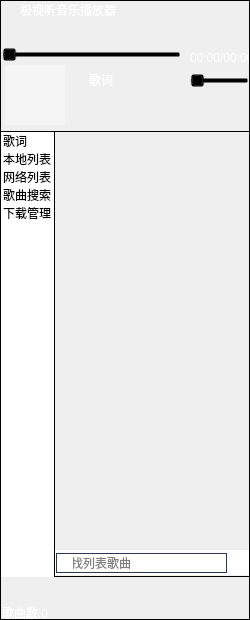
<?xml version="1.0" encoding="UTF-8"?>
<ui version="4.0">
 <class>MyMainDlg</class>
 <widget class="QDialog" name="MyMainDlg">
  <property name="geometry">
   <rect>
    <x>0</x>
    <y>0</y>
    <width>250</width>
    <height>620</height>
   </rect>
  </property>
  <property name="minimumSize">
   <size>
    <width>250</width>
    <height>620</height>
   </size>
  </property>
  <property name="maximumSize">
   <size>
    <width>250</width>
    <height>620</height>
   </size>
  </property>
  <property name="windowTitle">
   <string>MyMainDlg</string>
  </property>
  <widget class="QPushButton" name="pushButton_next">
   <property name="geometry">
    <rect>
     <x>200</x>
     <y>91</y>
     <width>32</width>
     <height>32</height>
    </rect>
   </property>
   <property name="cursor">
    <cursorShape>PointingHandCursor</cursorShape>
   </property>
   <property name="toolTip">
    <string>下一曲</string>
   </property>
   <property name="styleSheet">
    <string notr="true">border-image: url(:/next_hover.png);
border-image: url(:/next_unhover.png);</string>
   </property>
   <property name="text">
    <string/>
   </property>
   <property name="flat">
    <bool>true</bool>
   </property>
  </widget>
  <widget class="QSlider" name="horizontalSlider_vol">
   <property name="geometry">
    <rect>
     <x>190</x>
     <y>70</y>
     <width>59</width>
     <height>21</height>
    </rect>
   </property>
   <property name="styleSheet">
    <string notr="true">background:transparent;</string>
   </property>
   <property name="pageStep">
    <number>10</number>
   </property>
   <property name="tracking">
    <bool>false</bool>
   </property>
   <property name="orientation">
    <enum>Qt::Horizontal</enum>
   </property>
   <property name="invertedControls">
    <bool>false</bool>
   </property>
  </widget>
  <widget class="QPushButton" name="pushButton_backward">
   <property name="geometry">
    <rect>
     <x>70</x>
     <y>91</y>
     <width>32</width>
     <height>32</height>
    </rect>
   </property>
   <property name="cursor">
    <cursorShape>PointingHandCursor</cursorShape>
   </property>
   <property name="toolTip">
    <string>上一曲</string>
   </property>
   <property name="styleSheet">
    <string notr="true">border-image: url(:/prev_hover.png);
border-image: url(:/prev_unhover.png);</string>
   </property>
   <property name="text">
    <string/>
   </property>
   <property name="flat">
    <bool>true</bool>
   </property>
  </widget>
  <widget class="QLabel" name="label_playtime">
   <property name="geometry">
    <rect>
     <x>190</x>
     <y>50</y>
     <width>61</width>
     <height>16</height>
    </rect>
   </property>
   <property name="styleSheet">
    <string notr="true">font: 8pt &quot;微软雅黑&quot;;
color: rgb(255, 255, 255);
background:transparent;</string>
   </property>
   <property name="text">
    <string>00:00/00:00</string>
   </property>
  </widget>
  <widget class="Line" name="line_2">
   <property name="geometry">
    <rect>
     <x>0</x>
     <y>130</y>
     <width>250</width>
     <height>2</height>
    </rect>
   </property>
   <property name="styleSheet">
    <string notr="true">background:transparent;</string>
   </property>
   <property name="frameShadow">
    <enum>QFrame::Plain</enum>
   </property>
   <property name="orientation">
    <enum>Qt::Horizontal</enum>
   </property>
  </widget>
  <widget class="Line" name="line_borderright">
   <property name="geometry">
    <rect>
     <x>249</x>
     <y>0</y>
     <width>1</width>
     <height>620</height>
    </rect>
   </property>
   <property name="frameShadow">
    <enum>QFrame::Plain</enum>
   </property>
   <property name="lineWidth">
    <number>1</number>
   </property>
   <property name="orientation">
    <enum>Qt::Vertical</enum>
   </property>
  </widget>
  <widget class="QWidget" name="widget_search" native="true">
   <property name="geometry">
    <rect>
     <x>55</x>
     <y>550</y>
     <width>194</width>
     <height>25</height>
    </rect>
   </property>
   <property name="styleSheet">
    <string notr="true">background-color: rgb(255, 255, 255);</string>
   </property>
   <widget class="QLineEdit" name="lineEdit_search">
    <property name="geometry">
     <rect>
      <x>1</x>
      <y>3</y>
      <width>171</width>
      <height>20</height>
     </rect>
    </property>
    <property name="toolTip">
     <string/>
    </property>
    <property name="statusTip">
     <string/>
    </property>
    <property name="autoFillBackground">
     <bool>false</bool>
    </property>
    <property name="styleSheet">
     <string notr="true">border: 1px solid rgb(41, 57, 85);
background-color:transparent;</string>
    </property>
    <property name="inputMask">
     <string/>
    </property>
    <property name="text">
     <string/>
    </property>
    <property name="frame">
     <bool>true</bool>
    </property>
    <property name="placeholderText">
     <string>查找列表歌曲</string>
    </property>
   </widget>
   <widget class="QPushButton" name="pushButton_searchclose">
    <property name="geometry">
     <rect>
      <x>170</x>
      <y>5</y>
      <width>16</width>
      <height>16</height>
     </rect>
    </property>
    <property name="cursor">
     <cursorShape>PointingHandCursor</cursorShape>
    </property>
    <property name="styleSheet">
     <string notr="true">background:transparent;
border-image: url(:/image/searchclose.ico);</string>
    </property>
    <property name="text">
     <string/>
    </property>
    <property name="default">
     <bool>false</bool>
    </property>
    <property name="flat">
     <bool>true</bool>
    </property>
   </widget>
   <widget class="QLabel" name="label_search">
    <property name="geometry">
     <rect>
      <x>2</x>
      <y>5</y>
      <width>16</width>
      <height>16</height>
     </rect>
    </property>
    <property name="styleSheet">
     <string notr="true">border-image: url(:/image/search_16.ico);</string>
    </property>
    <property name="text">
     <string/>
    </property>
   </widget>
  </widget>
  <widget class="Line" name="line_6">
   <property name="geometry">
    <rect>
     <x>0</x>
     <y>619</y>
     <width>250</width>
     <height>1</height>
    </rect>
   </property>
   <property name="styleSheet">
    <string notr="true">background:transparent;</string>
   </property>
   <property name="frameShadow">
    <enum>QFrame::Plain</enum>
   </property>
   <property name="orientation">
    <enum>Qt::Horizontal</enum>
   </property>
  </widget>
  <widget class="QPushButton" name="pushButton_skinbox">
   <property name="geometry">
    <rect>
     <x>186</x>
     <y>1</y>
     <width>21</width>
     <height>21</height>
    </rect>
   </property>
   <property name="toolTip">
    <string>皮肤</string>
   </property>
   <property name="text">
    <string/>
   </property>
   <property name="flat">
    <bool>true</bool>
   </property>
  </widget>
  <widget class="QPushButton" name="pushButton_add">
   <property name="geometry">
    <rect>
     <x>60</x>
     <y>580</y>
     <width>30</width>
     <height>30</height>
    </rect>
   </property>
   <property name="cursor">
    <cursorShape>PointingHandCursor</cursorShape>
   </property>
   <property name="toolTip">
    <string>添加歌曲</string>
   </property>
   <property name="styleSheet">
    <string notr="true"/>
   </property>
   <property name="text">
    <string/>
   </property>
   <property name="autoDefault">
    <bool>true</bool>
   </property>
   <property name="default">
    <bool>true</bool>
   </property>
   <property name="flat">
    <bool>true</bool>
   </property>
  </widget>
  <widget class="Line" name="line_4">
   <property name="geometry">
    <rect>
     <x>53</x>
     <y>132</y>
     <width>2</width>
     <height>444</height>
    </rect>
   </property>
   <property name="styleSheet">
    <string notr="true">background:transparent;</string>
   </property>
   <property name="frameShadow">
    <enum>QFrame::Plain</enum>
   </property>
   <property name="orientation">
    <enum>Qt::Vertical</enum>
   </property>
  </widget>
  <widget class="QCheckBox" name="checkBox">
   <property name="geometry">
    <rect>
     <x>70</x>
     <y>72</y>
     <width>45</width>
     <height>15</height>
    </rect>
   </property>
   <property name="cursor">
    <cursorShape>PointingHandCursor</cursorShape>
   </property>
   <property name="styleSheet">
    <string notr="true">background:transparent;
color: rgb(255, 255, 255);
</string>
   </property>
   <property name="text">
    <string>歌词</string>
   </property>
  </widget>
  <widget class="QPushButton" name="pushButton_playmode">
   <property name="geometry">
    <rect>
     <x>210</x>
     <y>580</y>
     <width>30</width>
     <height>30</height>
    </rect>
   </property>
   <property name="cursor">
    <cursorShape>PointingHandCursor</cursorShape>
   </property>
   <property name="acceptDrops">
    <bool>false</bool>
   </property>
   <property name="toolTip">
    <string>播放模式</string>
   </property>
   <property name="text">
    <string/>
   </property>
   <property name="flat">
    <bool>true</bool>
   </property>
  </widget>
  <widget class="Line" name="line">
   <property name="geometry">
    <rect>
     <x>0</x>
     <y>575</y>
     <width>250</width>
     <height>2</height>
    </rect>
   </property>
   <property name="styleSheet">
    <string notr="true">background:transparent;</string>
   </property>
   <property name="frameShadow">
    <enum>QFrame::Plain</enum>
   </property>
   <property name="orientation">
    <enum>Qt::Horizontal</enum>
   </property>
  </widget>
  <widget class="QLabel" name="label_pic">
   <property name="geometry">
    <rect>
     <x>5</x>
     <y>65</y>
     <width>60</width>
     <height>60</height>
    </rect>
   </property>
   <property name="cursor">
    <cursorShape>PointingHandCursor</cursorShape>
   </property>
   <property name="styleSheet">
    <string notr="true">background-color: rgba(250, 250, 250, 150);
background-image: url(:/image/musichead.ico);</string>
   </property>
   <property name="text">
    <string/>
   </property>
   <property name="scaledContents">
    <bool>false</bool>
   </property>
  </widget>
  <widget class="QPushButton" name="pushButton_search">
   <property name="geometry">
    <rect>
     <x>110</x>
     <y>580</y>
     <width>30</width>
     <height>30</height>
    </rect>
   </property>
   <property name="cursor">
    <cursorShape>PointingHandCursor</cursorShape>
   </property>
   <property name="toolTip">
    <string>查找歌曲</string>
   </property>
   <property name="text">
    <string/>
   </property>
   <property name="autoDefault">
    <bool>true</bool>
   </property>
   <property name="flat">
    <bool>true</bool>
   </property>
  </widget>
  <widget class="QListWidget" name="listWidget_side">
   <property name="geometry">
    <rect>
     <x>0</x>
     <y>132</y>
     <width>54</width>
     <height>445</height>
    </rect>
   </property>
   <property name="focusPolicy">
    <enum>Qt::NoFocus</enum>
   </property>
   <property name="contextMenuPolicy">
    <enum>Qt::DefaultContextMenu</enum>
   </property>
   <property name="styleSheet">
    <string notr="true">backgroud:transparent;
</string>
   </property>
   <property name="frameShape">
    <enum>QFrame::NoFrame</enum>
   </property>
   <property name="frameShadow">
    <enum>QFrame::Plain</enum>
   </property>
   <property name="verticalScrollBarPolicy">
    <enum>Qt::ScrollBarAlwaysOff</enum>
   </property>
   <property name="horizontalScrollBarPolicy">
    <enum>Qt::ScrollBarAlwaysOff</enum>
   </property>
   <property name="selectionMode">
    <enum>QAbstractItemView::NoSelection</enum>
   </property>
   <property name="selectionBehavior">
    <enum>QAbstractItemView::SelectRows</enum>
   </property>
   <property name="movement">
    <enum>QListView::Static</enum>
   </property>
   <property name="flow">
    <enum>QListView::TopToBottom</enum>
   </property>
   <property name="isWrapping" stdset="0">
    <bool>false</bool>
   </property>
   <property name="resizeMode">
    <enum>QListView::Fixed</enum>
   </property>
   <property name="viewMode">
    <enum>QListView::ListMode</enum>
   </property>
   <property name="sortingEnabled">
    <bool>false</bool>
   </property>
   <item>
    <property name="text">
     <string>歌词</string>
    </property>
    <property name="icon">
     <iconset resource="resource.qrc">
      <normaloff>:/image/lyric.png</normaloff>:/image/lyric.png</iconset>
    </property>
   </item>
   <item>
    <property name="text">
     <string>本地列表</string>
    </property>
    <property name="font">
     <font>
      <family>微软雅黑</family>
      <pointsize>9</pointsize>
     </font>
    </property>
   </item>
   <item>
    <property name="text">
     <string>网络列表</string>
    </property>
    <property name="font">
     <font>
      <family>微软雅黑</family>
     </font>
    </property>
   </item>
   <item>
    <property name="text">
     <string>歌曲搜索</string>
    </property>
    <property name="font">
     <font>
      <family>微软雅黑</family>
     </font>
    </property>
   </item>
   <item>
    <property name="text">
     <string>下载管理</string>
    </property>
    <property name="font">
     <font>
      <family>微软雅黑</family>
     </font>
    </property>
   </item>
  </widget>
  <widget class="QSlider" name="horizontalSlider">
   <property name="geometry">
    <rect>
     <x>2</x>
     <y>45</y>
     <width>179</width>
     <height>20</height>
    </rect>
   </property>
   <property name="styleSheet">
    <string notr="true">background:transparent;</string>
   </property>
   <property name="orientation">
    <enum>Qt::Horizontal</enum>
   </property>
  </widget>
  <widget class="QPushButton" name="pushButton_exit">
   <property name="geometry">
    <rect>
     <x>228</x>
     <y>1</y>
     <width>21</width>
     <height>21</height>
    </rect>
   </property>
   <property name="autoFillBackground">
    <bool>false</bool>
   </property>
   <property name="text">
    <string/>
   </property>
   <property name="iconSize">
    <size>
     <width>24</width>
     <height>24</height>
    </size>
   </property>
   <property name="autoDefault">
    <bool>true</bool>
   </property>
   <property name="default">
    <bool>false</bool>
   </property>
   <property name="flat">
    <bool>true</bool>
   </property>
  </widget>
  <widget class="QPushButton" name="pushButton_playpause">
   <property name="geometry">
    <rect>
     <x>130</x>
     <y>87</y>
     <width>40</width>
     <height>40</height>
    </rect>
   </property>
   <property name="cursor">
    <cursorShape>PointingHandCursor</cursorShape>
   </property>
   <property name="focusPolicy">
    <enum>Qt::NoFocus</enum>
   </property>
   <property name="toolTip">
    <string>播放</string>
   </property>
   <property name="styleSheet">
    <string notr="true">border-image: url(:/pause_hover.png);
border-image: url(:/pause_unhover.png);
border-image: url(:/play_hover.png);
border-image: url(:/play_unhover.png);</string>
   </property>
   <property name="text">
    <string/>
   </property>
   <property name="iconSize">
    <size>
     <width>16</width>
     <height>16</height>
    </size>
   </property>
   <property name="flat">
    <bool>true</bool>
   </property>
  </widget>
  <widget class="Line" name="line_borderleft">
   <property name="geometry">
    <rect>
     <x>0</x>
     <y>0</y>
     <width>1</width>
     <height>620</height>
    </rect>
   </property>
   <property name="styleSheet">
    <string notr="true">background:transparent</string>
   </property>
   <property name="frameShadow">
    <enum>QFrame::Plain</enum>
   </property>
   <property name="lineWidth">
    <number>1</number>
   </property>
   <property name="orientation">
    <enum>Qt::Vertical</enum>
   </property>
  </widget>
  <widget class="QPushButton" name="pushButton_vol">
   <property name="enabled">
    <bool>true</bool>
   </property>
   <property name="geometry">
    <rect>
     <x>170</x>
     <y>71</y>
     <width>18</width>
     <height>18</height>
    </rect>
   </property>
   <property name="cursor">
    <cursorShape>PointingHandCursor</cursorShape>
   </property>
   <property name="styleSheet">
    <string notr="true">border-image: url(:image/volume.png);
border-image: url(:image/volume_step.png);
border-image: url(:image/volume_shut.png);</string>
   </property>
   <property name="text">
    <string/>
   </property>
   <property name="default">
    <bool>false</bool>
   </property>
   <property name="flat">
    <bool>true</bool>
   </property>
  </widget>
  <widget class="QLabel" name="label_title">
   <property name="geometry">
    <rect>
     <x>20</x>
     <y>0</y>
     <width>101</width>
     <height>21</height>
    </rect>
   </property>
   <property name="styleSheet">
    <string notr="true">color: rgb(255, 255, 255);</string>
   </property>
   <property name="text">
    <string>极视听音乐播放器</string>
   </property>
   <property name="textFormat">
    <enum>Qt::RichText</enum>
   </property>
   <property name="scaledContents">
    <bool>false</bool>
   </property>
  </widget>
  <widget class="Line" name="line_5">
   <property name="geometry">
    <rect>
     <x>0</x>
     <y>0</y>
     <width>250</width>
     <height>1</height>
    </rect>
   </property>
   <property name="styleSheet">
    <string notr="true">background:transparent;</string>
   </property>
   <property name="frameShadow">
    <enum>QFrame::Plain</enum>
   </property>
   <property name="orientation">
    <enum>Qt::Horizontal</enum>
   </property>
  </widget>
  <widget class="QPushButton" name="pushButton_location">
   <property name="geometry">
    <rect>
     <x>160</x>
     <y>580</y>
     <width>30</width>
     <height>30</height>
    </rect>
   </property>
   <property name="cursor">
    <cursorShape>PointingHandCursor</cursorShape>
   </property>
   <property name="toolTip">
    <string>歌曲定位</string>
   </property>
   <property name="text">
    <string/>
   </property>
   <property name="flat">
    <bool>true</bool>
   </property>
  </widget>
  <widget class="QLabel" name="label_songscount">
   <property name="geometry">
    <rect>
     <x>2</x>
     <y>605</y>
     <width>70</width>
     <height>16</height>
    </rect>
   </property>
   <property name="styleSheet">
    <string notr="true">font: 8pt &quot;微软雅黑&quot;;
color: rgb(255, 255, 255);
background:transparent;</string>
   </property>
   <property name="text">
    <string>歌曲数:0</string>
   </property>
   <property name="alignment">
    <set>Qt::AlignLeading|Qt::AlignLeft|Qt::AlignVCenter</set>
   </property>
  </widget>
  <widget class="QPushButton" name="pushButton_mini">
   <property name="geometry">
    <rect>
     <x>207</x>
     <y>1</y>
     <width>21</width>
     <height>21</height>
    </rect>
   </property>
   <property name="text">
    <string/>
   </property>
   <property name="flat">
    <bool>true</bool>
   </property>
  </widget>
  <widget class="QLabel" name="label_musicicon">
   <property name="geometry">
    <rect>
     <x>2</x>
     <y>4</y>
     <width>14</width>
     <height>14</height>
    </rect>
   </property>
   <property name="autoFillBackground">
    <bool>false</bool>
   </property>
   <property name="styleSheet">
    <string notr="true">border-image: url(:/image/music.png);</string>
   </property>
   <property name="text">
    <string/>
   </property>
   <property name="textFormat">
    <enum>Qt::RichText</enum>
   </property>
   <property name="pixmap">
    <pixmap>:/image/music.ico</pixmap>
   </property>
   <property name="scaledContents">
    <bool>true</bool>
   </property>
  </widget>
 </widget>
 <layoutdefault spacing="6" margin="11"/>
 <resources>
  <include location="resource.qrc"/>
 </resources>
 <connections/>
</ui>
